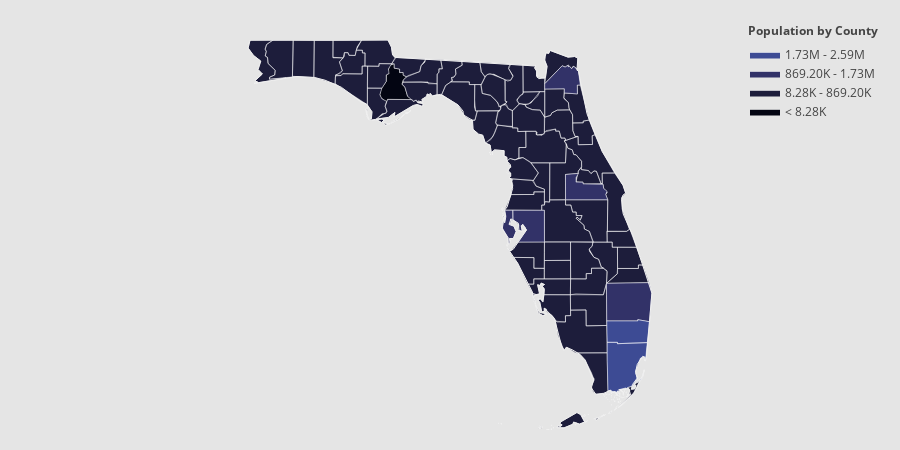

Here is the notebook cell this chart was saved with:
### Code cell
import numpy as np
import pandas as pd

df_sample = pd.read_csv('https://raw.githubusercontent.com/plotly/datasets/master/minoritymajority.csv')
df_sample_r = df_sample[df_sample['STNAME'] == 'Florida']

values = df_sample_r['TOT_POP'].tolist()
fips = df_sample_r['FIPS'].tolist()

endpts = list(np.mgrid[min(values):max(values):4j])
colorscale = ["#030512","#1d1d3b","#323268","#3d4b94","#3e6ab0",
              "#4989bc","#60a7c7","#85c5d3","#b7e0e4","#eafcfd"]
fig = ff.create_choropleth(
    fips=fips, values=values, scope=['Florida'], show_state_data=True,
    colorscale=colorscale, binning_endpoints=endpts, round_legend_values=True,
    plot_bgcolor='rgb(229,229,229)',
    paper_bgcolor='rgb(229,229,229)',
    legend_title='Population by County',
    county_outline={'color': 'rgb(255,255,255)', 'width': 0.5},
    exponent_format=True,
)
fig.layout.template = None
fig.show()

### Figure 1 — Plotly figure (JSON) as saved in the notebook; plotly's stock layout.template omitted (floating-point values rounded to 4 significant figures; data arrays with more than 128 entries replaced by an {"elided": "..."} marker saying what was removed)
{"data": [{"fill": "toself", "fillcolor": "#030512", "hoverinfo": "none", "line": {"color": "rgb(255,255,255)", "width": 0.5}, "mode": "lines", "name": "< 8.28K", "type": "scatter", "x": [-85.15, -85.13, -85.03, -85.03, -84.98, -85.0, -84.97, -84.88, -84.88, -84.78, -84.78, -84.71, -84.71, -84.65, -84.72, -84.74, -84.68, -84.63, -84.54, -85.01, -85.03, -85.13, -85.15, null], "y": [30.09, 30.18, 30.31, 30.42, 30.44, 30.48, 30.58, 30.61, 30.53, 30.52, 30.46, 30.46, 30.42, 30.39, 30.33, 30.27, 30.22, 30.07, 30.01, 30.01, 29.97, 30.04, 30.09, null]}, {"fill": "toself", "fillcolor": "#1d1d3b", "hoverinfo": "none", "line": {"color": "rgb(255,255,255)", "width": 0.5}, "mode": "lines", "name": "8.28K - 869.20K", "type": "scatter", "x": {"elided": "1516 float values"}, "y": {"elided": "1516 float values"}}, {"fill": "toself", "fillcolor": "#323268", "hoverinfo": "none", "line": {"color": "rgb(255,255,255)", "width": 0.5}, "mode": "lines", "name": "869.20K - 1.73M", "type": "scatter", "x": {"elided": "133 float values"}, "y": {"elided": "133 float values"}}, {"fill": "toself", "fillcolor": "#3d4b94", "hoverinfo": "none", "line": {"color": "rgb(255,255,255)", "width": 0.5}, "mode": "lines", "name": "1.73M - 2.59M", "type": "scatter", "x": [-80.88, -80.3, -80.3, -80.07, -80.12, -80.68, -80.68, -80.87, -80.88, null, -80.18, -80.17, -80.17, -80.18, -80.18, null, -80.26, -80.21, -80.18, -80.2, -80.24, -80.26, null, -80.3, -80.3, -80.29, -80.3, -80.3, null, -80.3, -80.3, -80.3, -80.3, -80.3, null, -80.62, -80.62, -80.61, -80.61, -80.62, null, -80.87, -80.87, -80.68, -80.68, -80.12, -80.15, -80.18, -80.25, -80.34, -80.31, -80.4, -80.49, -80.5, -80.52, -80.65, -80.63, -80.67, -80.67, -80.7, -80.73, -80.72, -80.77, -80.77, -80.78, -80.8, -80.86, -80.87, null], "y": [26.33, 26.33, 26.36, 26.32, 25.98, 25.96, 25.98, 25.98, 26.33, null, 25.53, 25.53, 25.52, 25.52, 25.53, null, 25.36, 25.41, 25.52, 25.41, 25.35, 25.36, null, 25.38, 25.38, 25.39, 25.38, 25.38, null, 25.41, 25.41, 25.41, 25.4, 25.41, null, 25.18, 25.18, 25.18, 25.18, 25.18, null, 25.67, 25.98, 25.98, 25.96, 25.98, 25.67, 25.74, 25.71, 25.5, 25.37, 25.25, 25.23, 25.2, 25.22, 25.19, 25.18, 25.14, 25.17, 25.14, 25.17, 25.15, 25.16, 25.14, 25.14, 25.18, 25.18, 25.67, null]}, {"fill": "toself", "fillcolor": "#3e6ab0", "hoverinfo": "none", "line": {"color": "rgb(255,255,255)", "width": 0.5}, "mode": "lines", "name": "> 2.59M", "type": "scatter", "x": [], "y": []}, {"hoverinfo": "text", "legendgroup": "centroids", "marker": {"color": "white", "opacity": 0}, "mode": "markers", "name": "US Counties", "selected": {"marker": {"color": "white", "opacity": 1, "size": 3}}, "showlegend": false, "text": {"elided": "188 str values"}, "type": "scatter", "unselected": {"marker": {"opacity": 0}}, "x": [[-83.83], [-83.6], [-82.69], [-82.84], [-82.84], [-82.73], [-82.39], [-82.85], [-80.3], [-80.38], [-80.45], [-80.48], [-80.48], [-80.49], [-80.5], [-80.51], [-80.51], [-80.52], [-80.54], [-80.55], [-80.56], [-80.57], [-80.56], [-80.57], [-80.58], [-80.59], [-80.6], [-80.61], [-80.62], [-80.62], [-80.62], [-80.63], [-80.64], [-80.65], [-80.65], [-80.64], [-80.41], [-80.66], [-80.67], [-80.67], [-80.67], [-80.67], [-80.68], [-80.68], [-80.68], [-80.7], [-80.7], [-80.7], [-80.7], [-80.71], [-80.71], [-80.73], [-80.73], [-80.73], [-80.74], [-80.72], [-80.76], [-80.76], [-80.79], [-80.79], [-80.79], [-80.79], [-80.79], [-80.83], [-80.83], [-80.81], [-80.85], [-80.86], [-80.88], [-80.89], [-80.9], [-80.9], [-80.91], [-80.91], [-80.93], [-80.93], [-80.94], [-81.04], [-81.23], [-81.26], [-81.29], [-81.31], [-81.32], [-81.31], [-81.33], [-81.35], [-81.44], [-81.05], [-81.47], [-81.54], [-81.89], [-81.92], [-81.92], [-81.92], [-81.97], [-82.0], [-82.12], [-82.15], [-82.16], [-82.87], [-82.92], [-80.17], [-80.22], [-80.3], [-80.3], [-80.62], [-80.56], [-82.57], [-82.32], [-83.03], [-83.03], [-83.07], [-83.09], [-82.74], [-81.82], [-82.12], [-82.24], [-82.25], [-82.41], [-82.43], [-82.44], [-82.44], [-82.31], [-82.74], [-82.76], [-84.61], [-84.89], [-85.13], [-84.8], [-82.91], [-83.16], [-82.74], [-82.48], -82.36, -82.28, -85.62, -82.17, -80.73, -80.49, -85.2, -81.91, -81.86, -81.35, -82.62, -81.81, -81.67, -87.36, -81.31, -84.61, -82.8, -81.19, -85.23, -82.95, -81.81, -81.17, -82.43, -81.34, -85.81, -80.61, -85.22, -83.9, -83.18, -81.71, -84.28, -84.88, -83.47, -82.06, -80.43, -81.8, -86.59, -80.89, -81.32, -81.15, -80.47, -81.7, -81.74, -81.44, -80.47, -87.02, -82.33, -81.24, -82.08, -82.99, -82.37, -81.18, -84.4, -86.17, -85.67], "y": [[29.97], [30.05], [27.67], [28.12], [28.17], [27.92], [28.31], [28.19], [25.33], [25.29], [25.05], [25.09], [25.11], [25.1], [25.08], [25.14], [25.15], [25.08], [25.19], [25.16], [25.07], [25.13], [25.14], [25.11], [25.16], [25.06], [25.17], [25.07], [25.0], [25.0], [24.96], [25.03], [25.05], [25.03], [24.99], [25.1], [25.17], [24.99], [25.03], [24.92], [24.99], [25.1], [25.03], [25.12], [25.03], [25.06], [25.1], [25.12], [24.9], [25.13], [25.15], [25.09], [25.0], [25.07], [25.01], [24.87], [25.03], [25.14], [24.94], [25.02], [25.13], [25.09], [25.07], [24.99], [25.12], [24.82], [25.11], [25.03], [25.11], [25.06], [25.05], [25.13], [25.11], [24.77], [24.77], [25.08], [25.11], [24.73], [24.78], [24.67], [24.77], [24.75], [24.76], [24.73], [24.74], [25.7], [24.63], [25.51], [24.61], [24.68], [24.56], [24.6], [24.54], [24.53], [24.53], [24.53], [24.58], [24.55], [24.56], [24.63], [24.63], [25.52], [25.41], [25.38], [25.41], [25.18], [25.62], [27.63], [27.47], [29.12], [29.1], [29.1], [29.13], [29.32], [26.58], [26.47], [26.67], [26.77], [27.85], [27.87], [27.83], [27.81], [27.93], [27.63], [27.59], [29.8], [29.66], [29.66], [29.89], [29.82], [29.61], [28.79], [28.85], 29.67, 30.33, 30.27, 29.95, 28.29, 26.15, 30.41, 26.91, 29.98, 26.11, 30.22, 27.19, 30.33, 30.67, 29.46, 30.58, 29.73, 26.96, 29.96, 30.5, 27.49, 26.55, 28.55, 27.34, 30.87, 27.69, 30.8, 30.44, 29.99, 28.76, 30.46, 30.24, 30.44, 29.21, 27.08, 30.61, 30.69, 27.39, 28.51, 28.06, 26.65, 27.95, 29.61, 29.9, 27.38, 30.7, 27.18, 28.72, 28.7, 30.2, 30.04, 29.06, 30.17, 30.64, 30.61]}, {"hoverinfo": "text", "legendgroup": "States", "line": {"color": "rgb(240, 240, 240)", "width": 1}, "mode": "lines", "showlegend": false, "type": "scatter", "x": {"elided": "899 float values"}, "y": {"elided": "899 float values"}}], "layout": {"annotations": [{"showarrow": false, "text": "<b>Population by County</b>", "x": 1, "xanchor": "right", "xref": "paper", "y": 1.05, "yref": "paper"}], "dragmode": "select", "height": 450, "hovermode": "closest", "legend": {"traceorder": "reversed", "x": 1, "xanchor": "right", "y": 1, "yanchor": "top"}, "margin": {"b": 20, "l": 20, "r": 20, "t": 40}, "paper_bgcolor": "rgb(229,229,229)", "plot_bgcolor": "rgb(229,229,229)", "width": 900, "xaxis": {"autorange": false, "fixedrange": true, "range": [-91.93, -75.74], "showgrid": false, "showticklabels": false, "zeroline": false}, "yaxis": {"autorange": false, "fixedrange": true, "range": [24.52, 31.0], "showgrid": false, "showticklabels": false, "zeroline": false}}}
